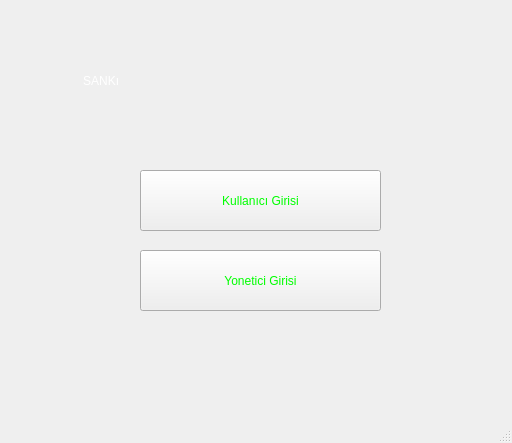
<?xml version="1.0" encoding="UTF-8"?>
<ui version="4.0">
 <class>MainWindow</class>
 <widget class="QMainWindow" name="MainWindow">
  <property name="geometry">
   <rect>
    <x>0</x>
    <y>0</y>
    <width>512</width>
    <height>443</height>
   </rect>
  </property>
  <property name="windowTitle">
   <string>MainWindow</string>
  </property>
  <property name="styleSheet">
   <string notr="true">background-image: url(:/İMAGES/8764038.jpg);
background-image: url(:/images/images.jpg);
font: 20pt &quot;Showcard Gothic&quot;;
color:rgb(255, 255, 255);
</string>
  </property>
  <widget class="QWidget" name="centralwidget">
   <widget class="QPushButton" name="pushButton">
    <property name="geometry">
     <rect>
      <x>140</x>
      <y>170</y>
      <width>241</width>
      <height>61</height>
     </rect>
    </property>
    <property name="styleSheet">
     <string notr="true">color:rgb(0, 255, 0)</string>
    </property>
    <property name="text">
     <string>Kullanıcı Girisi</string>
    </property>
   </widget>
   <widget class="QPushButton" name="pushButton_2">
    <property name="geometry">
     <rect>
      <x>140</x>
      <y>250</y>
      <width>241</width>
      <height>61</height>
     </rect>
    </property>
    <property name="styleSheet">
     <string notr="true">color: rgb(0, 255, 0);</string>
    </property>
    <property name="text">
     <string>Yonetici Girisi</string>
    </property>
   </widget>
   <widget class="QLabel" name="label">
    <property name="geometry">
     <rect>
      <x>-60</x>
      <y>10</y>
      <width>551</width>
      <height>141</height>
     </rect>
    </property>
    <property name="styleSheet">
     <string notr="true">background-image: url(:/İMAGES/Downloads/saydam.png);
background-image: url(:/images/images.jpg);
font: 24pt &quot;Showcard Gothic&quot;;</string>
    </property>
    <property name="text">
     <string>                                           SANKı</string>
    </property>
   </widget>
  </widget>
  <widget class="QMenuBar" name="menubar">
   <property name="geometry">
    <rect>
     <x>0</x>
     <y>0</y>
     <width>512</width>
     <height>39</height>
    </rect>
   </property>
  </widget>
  <widget class="QStatusBar" name="statusbar"/>
 </widget>
 <resources>
  <include location="../../../../Desktop/resim.qrc"/>
 </resources>
 <connections/>
</ui>
